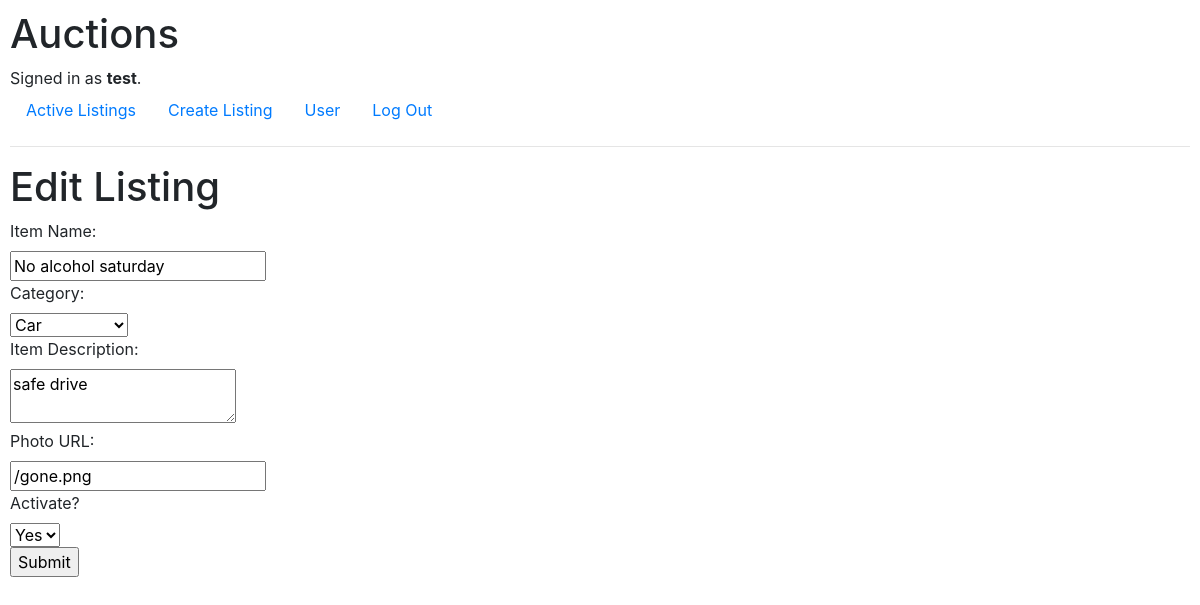
/listing/9/edit (signed in), run on the app's committed database.
### auctions/models.py (models this page shows, shortened)
class User(AbstractUser):
    watchlist = models.ManyToManyField('Listing', related_name="watchlistuser")
    pass

class Listing(models.Model):
    title = models.CharField(max_length=50)
    description = models.TextField(blank=True)
    photo = models.URLField(blank=True)
    price = models.DecimalField(max_digits=20, decimal_places=2)
    currentprice = models.DecimalField(default=0, blank=True, max_digits=20, decimal_places=2)
    activation = models.BooleanField()
    category = models.ForeignKey(Category, on_delete=models.CASCADE, related_name="category")
    user = models.ForeignKey(User, on_delete=models.CASCADE, related_name="listing")
    time = models.DateTimeField(auto_now_add=True)

### auctions/views.py (the view, shortened to what this page needs)
# urls.py: path("listing/<int:listing_id>/edit", views.edit_listing, name="edit"),
def edit_listing(request, listing_id):
    categories = Category.objects.all()
    listing = Listing.objects.get(pk = listing_id)
    return render(request, "auctions/edit.html", {
        "categories": categories,
        "listing": listing,
    } )

### auctions/models.py (called while the page is built)
    def __str__(self):
        return self.categoryName

### auctions/templates/auctions/edit.html (shortened to what this page needs)
{% extends "auctions/layout.html" %}
{% block body %}
    <h1>Edit Listing</h1>
    <form action="{% url 'edit' listing.id %}" method="POST">
        <label for="title">Item Name: </label><br>
        <input type="text" name="title" value="{{ listing.title }}" required>
        <br>
        <label for="category">Category: </label><br>
        <select name="category">
            {% for i in categories %}
                {% if i == listing.category %}
                    <option selected value="{{ i }}">{{ i }}</option>
                {% else %}
                    <option value="{{ i }}">{{ i }}</option>
                {% endif %}
            {% endfor %}
        </select>
        <br>
        <label for="description">Item Description: </label><br>
        <textarea name="description">{{ listing.description }}</textarea>
        <br>
        <label for="photo">Photo URL: </label><br>
        <input type="URL" name="photo" value="{{ listing.photo }}">
        <br>
        <label for="activation">Activate? </label><br>
        <select name="activation" >
            <option value="True">Yes</option>
        </select>
        <br>
        <input type="submit" value="Submit">
        <br>
    </form>
{% endblock %}

### auctions/templates/auctions/layout.html (shortened to what this page needs)
{% load static %}
<!DOCTYPE html>
<html lang="en">
    <head>
        <link rel="stylesheet" href="https://stackpath.bootstrapcdn.com/bootstrap/4.4.1/css/bootstrap.min.css">
        <link href="{% static 'auctions/styles.css' %}" rel="stylesheet">
    </head>
    <body>
        <h1>Auctions</h1>
        <div>
            {% if user.is_authenticated %}
                Signed in as <strong>{{ user.username }}</strong>.
            {% else %}
                Not signed in.
            {% endif %}
        </div>
        <ul class="nav">
            <li class="nav-item">
                <a class="nav-link" href="{% url 'index' %}">Active Listings</a>
            </li>
            {% if user.is_authenticated %}
                <li class="nav-item">
                    <a class="nav-link" href="{% url 'create' %}">Create Listing</a>
                </li>
                <li class="nav-item">
                    <a class="nav-link" href="{% url 'user' %}">User</a>
                </li>
                <li class="nav-item">
                    <a class="nav-link" href="{% url 'logout' %}">Log Out</a>
                </li>
            {% endif %}
        </ul>
        <hr>
        {% block body %}
        {% endblock %}
    </body>
</html>

### auctions/static/auctions/styles.css (style rules this page uses)
body { padding: 10px; }

### data on the page
User: username "test"
Listing: title "No alcohol saturday", description "safe drive", photo "/gone.png"

### other printed values
form field category "Car"
